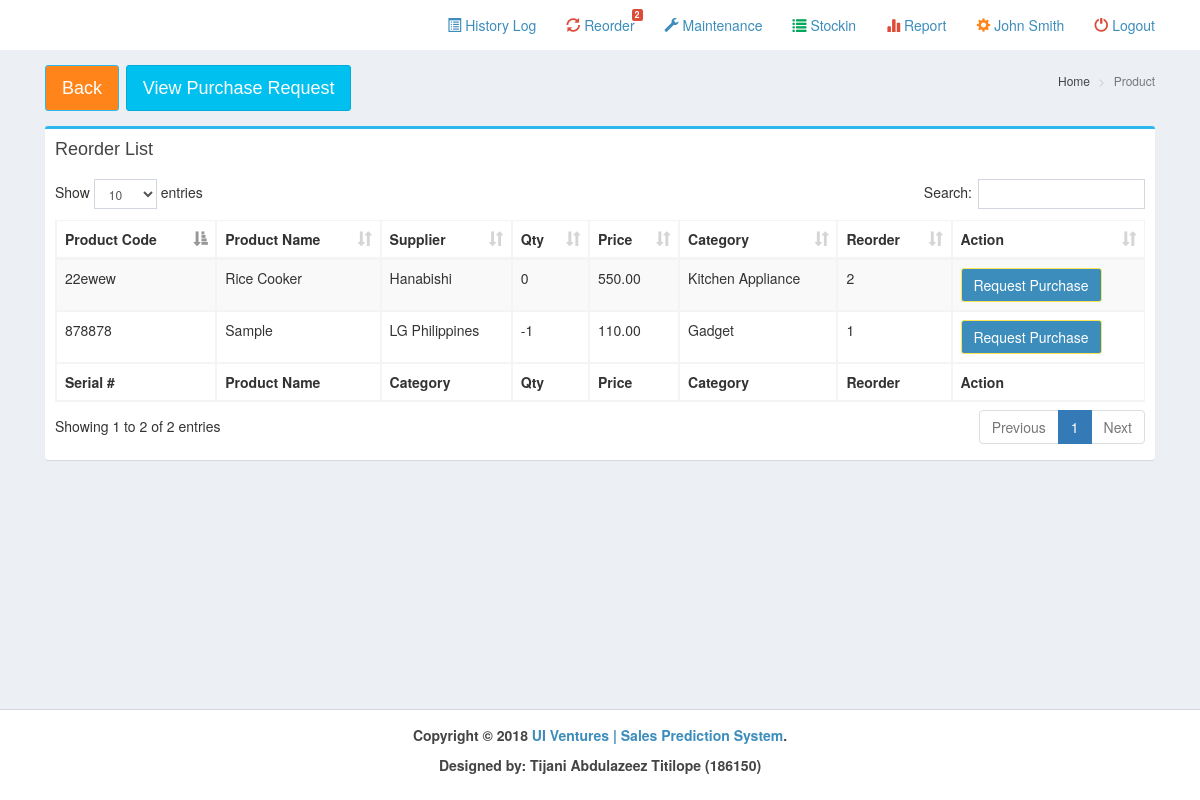
Before: /pages/reorder.php (signed in) with the older database file.
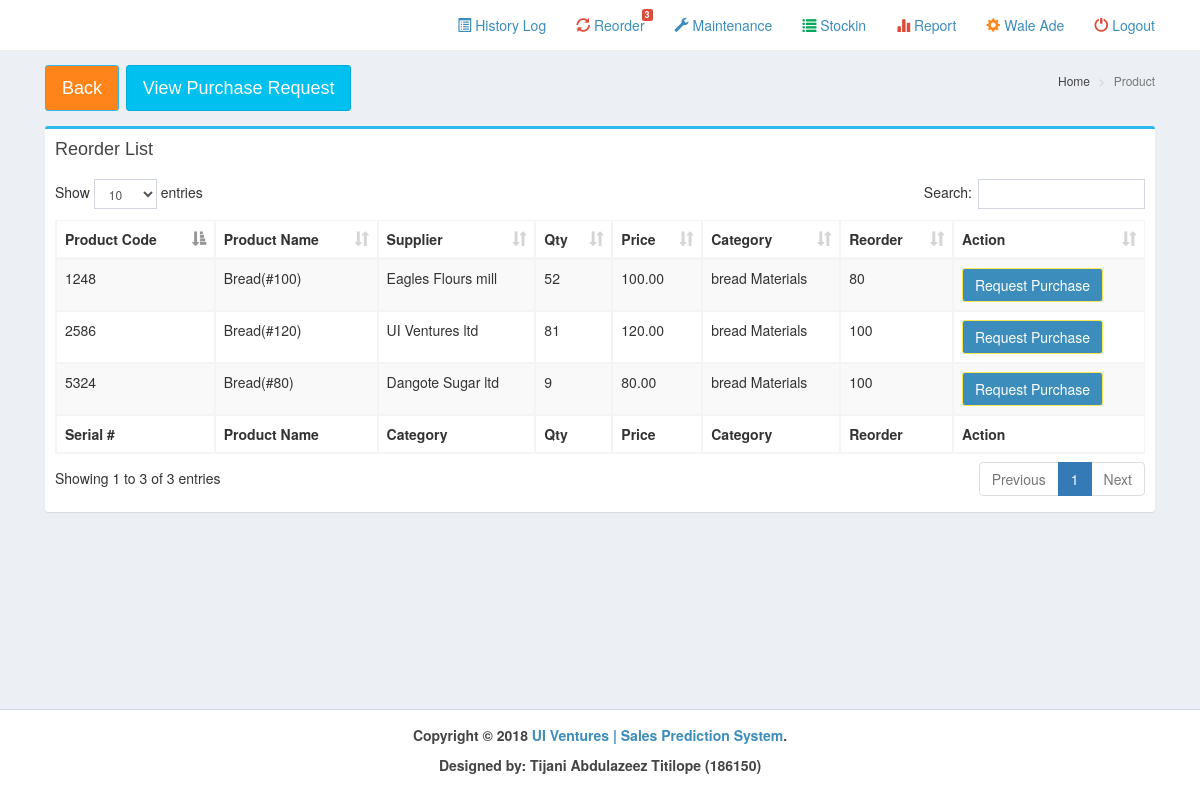
After: the same page with the newer database file.
### tables this page shows
CREATE TABLE IF NOT EXISTS `product` (
  `prod_id` int(11) NOT NULL AUTO_INCREMENT,
  `prod_name` varchar(100) NOT NULL,
  `prod_desc` varchar(500) NOT NULL,
  `prod_price` decimal(10,2) NOT NULL,
  `prod_pic` varchar(300) NOT NULL,
  `cat_id` int(11) NOT NULL,
  `prod_qty` int(11) NOT NULL,
  `branch_id` int(11) NOT NULL,
  `reorder` int(11) NOT NULL,
  `supplier_id` int(11) NOT NULL,
  `serial` varchar(50) NOT NULL,
  PRIMARY KEY (`prod_id`)
);

CREATE TABLE IF NOT EXISTS `supplier` (
  `supplier_id` int(11) NOT NULL AUTO_INCREMENT,
  `supplier_name` varchar(100) NOT NULL,
  `supplier_address` varchar(300) NOT NULL,
  `supplier_contact` varchar(50) NOT NULL,
  PRIMARY KEY (`supplier_id`)
);

CREATE TABLE IF NOT EXISTS `category` (
  `cat_id` int(11) NOT NULL AUTO_INCREMENT,
  `cat_name` varchar(30) NOT NULL,
  PRIMARY KEY (`cat_id`)
);

### pages/reorder.php (the view, shortened to what the changed rows need)
<!DOCTYPE html>
<html>
  <head>
    <link rel="stylesheet" href="../bootstrap/css/bootstrap.min.css">
    <link rel="stylesheet" href="../plugins/datatables/dataTables.bootstrap.css">
    <link rel="stylesheet" href="../dist/css/AdminLTE.min.css">
    <link rel="stylesheet" href="../dist/css/skins/_all-skins.min.css">
 </head>
  <body class="hold-transition skin-<?php echo $_SESSION['skin'];?> layout-top-nav">
    <div class="wrapper">
      <?php include('../dist/includes/header.php');?>
      <div class="content-wrapper">
        <div class="container">
          <section class="content-header">
            <h1>
              <a class="btn btn-lg btn-warning" href="reorder.php">Back</a>
              <a class="btn btn-lg btn-info" href="request.php">View Purchase Request</a>
            </h1>
          </section>
          <section class="content">
            <div class="row">
            <div class="col-xs-12">
              <div class="box box-primary">
                <div class="box-header">
                  <h3 class="box-title">Reorder List</h3>
                </div>
                <div class="box-body">
                  <table id="example1" class="table table-bordered table-striped">
                    <thead>
                      <tr>
                        <th>Product Code</th>
                        <th>Product Name</th>
						            <th>Supplier</th>
                        <th>Qty</th>
            						<th>Price</th>
            						<th>Category</th>
            						<th>Reorder</th>
                        <th>Action</th>
                      </tr>
                    </thead>
                    <tbody>
<?php
		$query=mysqli_query($con,"select * from product natural join supplier natural join category where branch_id='$branch' and prod_qty<=reorder order by prod_name")or die(mysqli_error());
		while($row=mysqli_fetch_array($query)){
?>
                      <tr>
                        <td><?php echo $row['serial'];?></td>
                        <td><?php echo $row['prod_name'];?></td>
						            <td><?php echo $row['supplier_name'];?></td>
                        <td><?php echo $row['prod_qty'];?></td>
            						<td><?php echo number_format($row['prod_price'],2);?></td>
            						<td><?php echo $row['cat_name'];?></td>
            						<td><?php echo $row['reorder'];?></td>
                        <td>
				<a href="#updateordinance<?php echo $row['prod_id'];?>" data-target="#updateordinance<?php echo $row['prod_id'];?>" data-toggle="modal" class="btn btn-primary">Request Purchase</a>
						</td>
          </tr>
<?php }?>
                    </tbody>
                    <tfoot>
                      <tr>
                        <th>Serial #</th>
                        <th>Product Name</th>
						<th>Category</th>
                        <th>Qty</th>
						<th>Price</th>
						<th>Category</th>
						<th>Reorder</th>
                        <th>Action</th>
                      </tr>
                    </tfoot>
                  </table>
                </div>
            </div>
          </div>
          </section>
        </div>
      </div>
    </div>
  </body>
</html>

### dist/includes/header.php (shortened to what the changed rows need)
<?php
include('../dist/includes/dbcon.php');
$branch=$_SESSION['branch'];
?>
      <header class="main-header">
        <nav class="navbar navbar-static-top">
          <div class="container">
              <div class="navbar-custom-menu">
                <ul class="nav navbar-nav">
                  <li class="dropdown notifications-menu">
                    <a href="#" class="dropdown-toggle" data-toggle="dropdown">
                      <i class="glyphicon glyphicon-refresh text-red"></i> Reorder
                      <span class="label label-danger">
                      <?php
                      $query=mysqli_query($con,"select COUNT(*) as count from product where prod_qty<=reorder and branch_id='$branch'")or die(mysqli_error());
                			$row=mysqli_fetch_array($query);
                			echo $row['count'];
                			?>
                      </span>
                    </a>
                  </li>
				  <li class="">
                    <a href="profile.php" class="dropdown-toggle">
                      <i class="glyphicon glyphicon-cog text-orange"></i>
                      <?php echo $_SESSION['name'];?>
                    </a>
                  </li>
                </ul>
              </div>
          </div>
        </nav>
      </header>

Changed rows visible on the page:
removed product: serial "22ewew", prod_name "Rice Cooker", supplier.supplier_name "Hanabishi", prod_qty "0", prod_price "550.00", cat.cat_name "Kitchen Appliance", reorder "2"
removed product: serial "878878", prod_name "Sample", supplier.supplier_name "LG Philippines", prod_qty "-1", prod_price "110.00", cat.cat_name "Gadget", reorder "1"
added product: serial "1248", prod_name "Bread(#100)", supplier.supplier_name "Eagles Flours mill", prod_qty "52", prod_price "100.00", cat.cat_name "bread Materials", reorder "80"
added product: serial "2586", prod_name "Bread(#120)", supplier.supplier_name "UI Ventures ltd", prod_qty "81", prod_price "120.00", cat.cat_name "bread Materials", reorder "100"
added product: serial "5324", prod_name "Bread(#80)", supplier.supplier_name "Dangote Sugar ltd", prod_qty "9", prod_price "80.00", cat.cat_name "bread Materials", reorder "100"
Other visible differences:
$row['count']: "2" → "3"
$_SESSION['name']: "John Smith" → "Wale Ade"
text written by a page script: "Show entries Search: Showing 1 to 2 of 2 entries Previous 1 Next" → "Show entries Search: Showing 1 to 3 of 3 entries Previous 1 Next"
